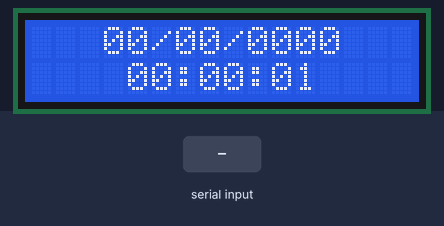
Bench run of a sketch on a simulated Arduino Uno, built with avr-gcc and run on an emulated ATmega328P. On the bench: 16×2 character LCD. Inputs (shaded band) come from the test bench. What the sketch prints to the serial monitor is not drawn.

Above: at 1.6 s.
1.7 s: "90,45,200\n" received over Serial
At 4.5 s:
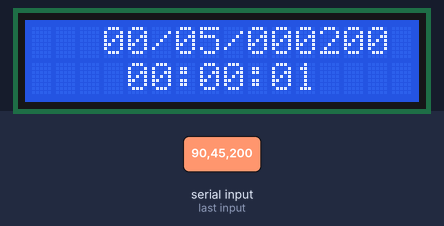
4.7 s: "90,45\n" received over Serial
At 7.5 s:
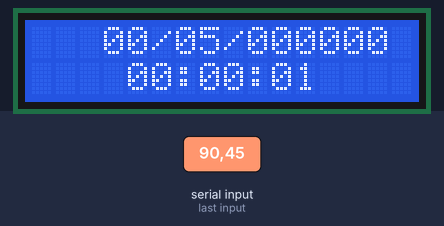
7.7 s: "30,150,10,200\n" received over Serial
At 10.5 s:
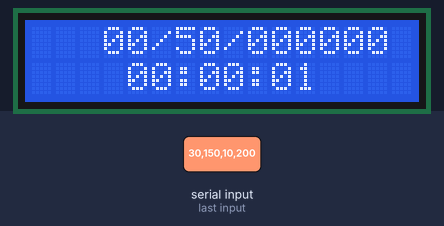
10.7 s: "90,45,200,10,150,30\n" received over Serial
At 13.5 s:
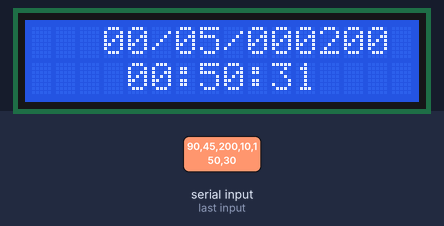
13.7 s: "60\n" received over Serial
At 16.6 s:
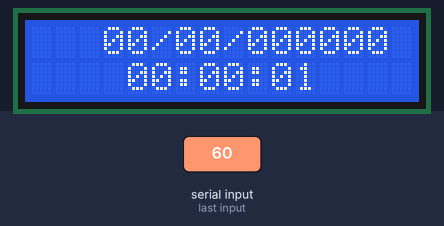
Timing chart, 0 to 17.7 s (numbered marks = the images above; inputs shaded):
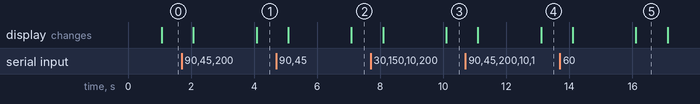

The sketch:

Relogio.ino
```cpp
#include <LiquidCrystal.h>

LiquidCrystal lcd(8, 9, 4, 5, 6, 7);

int year;
int month;
int day;
int hour;
int minute;
int second;

void setup()
{
  Serial.begin(9600);

  lcd.begin(16, 2);
  lcd.setCursor(3, 0);
  lcd.print("01/06/2018");
  lcd.setCursor(4, 1);
  lcd.print("00:00:00");
}

void loop()
{
  setupByUSB();

  ticTac();

  writeDate();
  writeTime();
}
```

Format.ino
```cpp
String format(int valor, int zeros) {
  String v = String(valor);
  if (v.length() < zeros) {
    for (int i = 1; i < zeros; i++) {
      v = "0" + v;
    }
    return v;
  }
  return v;
}
```

SetupByUSB.ino
```cpp
void setupByUSB() {
  String inString;
  if (Serial.available() > 0) {
    inString = Serial.readString();
    day = inString.substring(1, 2).toInt();
    month = inString.substring(4, 6).toInt();
    year = inString.substring(6, 10).toInt();
    hour = inString.substring(11, 13).toInt();
    minute = inString.substring(14, 16).toInt();
    second = inString.substring(17, 19).toInt();

    Serial.print("Nova data/hora ajustada para ");
    Serial.println(inString);
  }
}
```

TicTac.ino
```cpp
void ticTac() {
  delay(1000);
  second++;
  if (second == 60) {
    second = 0;
    minute++;
  }
  if (minute == 60) {
    minute = 0;
    hour++;
  }
  if (hour == 24) {
    hour = 0;
    day++;
  }

  incMonthIf();

  if (month == 13) {
    month = 1;
    year++;
  }
}

void incMonthIf() {
  int m;
  boolean change = false;
  switch (month) {
    case 2:
      if (isLeap(year)) {
        change = (day > 29);
      }
      else {
        change = (day > 28);
      }
      break;
    case 4:
      change = (day == 30);
      break;
    case 6:
      change = (day == 30);
      break;
    case 9:
      change = (day == 30);
      break;
    case 11:
      change = (day == 30);
      break;
    default:
      change = (day == 31);
      break;
  }
  if (change == true) {
   month++;
   day = 1;
   }
}

boolean isLeap(int year) {
  if (year % 4 == 0) {
    if ( year % 100 == 0) {
      return ( year % 400 == 0);
    }
    else
      return true;
  }
  else
    return false;
}
```

WriteDateTime.ino
```cpp
void writeDate() {
  writeSegment(3, 0, day, 2);
  writeSegment(6, 0, month, 2);
  writeSegment(9, 0, year, 4);
}

void writeTime() {
  writeSegment(4, 1, hour, 2);
  writeSegment(7, 1, minute, 2);
  writeSegment(10, 1, second, 2);
}

void writeSegment(int row, int col, int value, int zeroes) {
  lcd.setCursor(row, col);
  lcd.print(format(value, zeroes));
}
```
